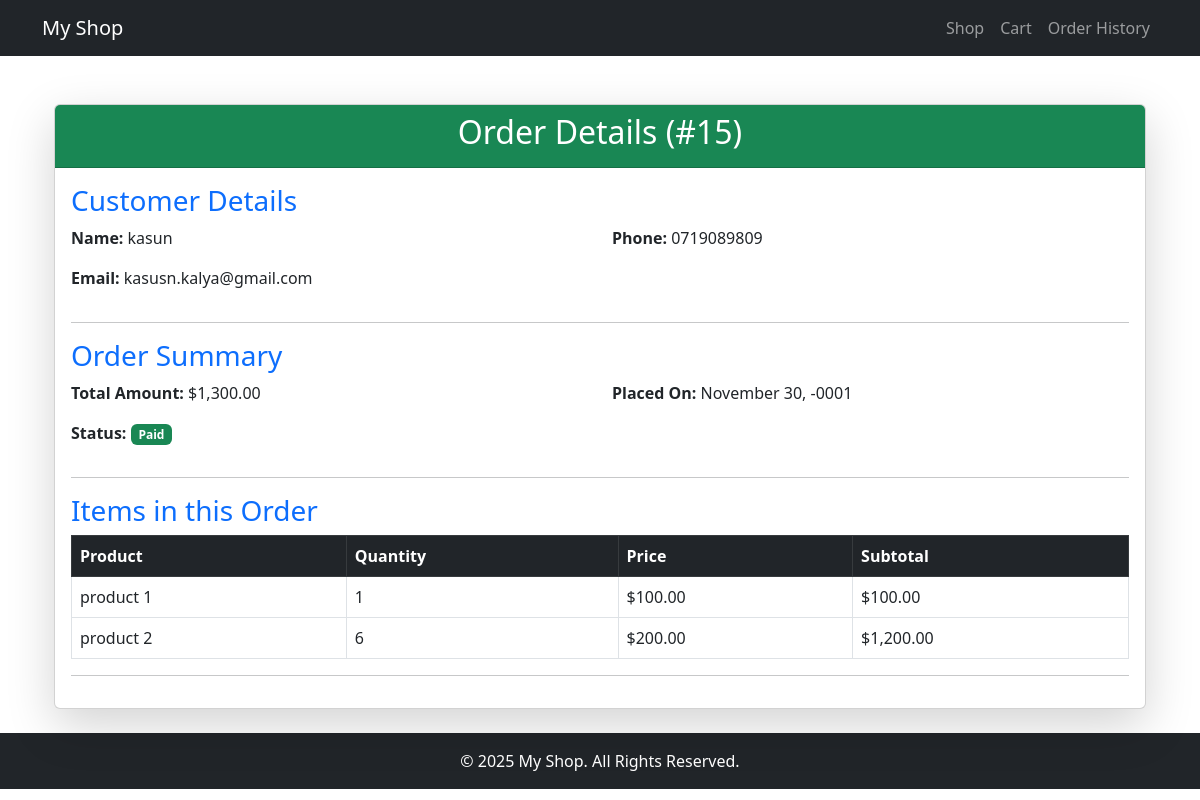
The app's page /?page=details&id=15 with its own data.
### tables this page shows
CREATE TABLE IF NOT EXISTS `orders` (
  `id` int NOT NULL AUTO_INCREMENT,
  `customer_id` int NOT NULL,
  `status` int NOT NULL,
  `total` decimal(10,0) NOT NULL,
  `created_at` timestamp NOT NULL,
  PRIMARY KEY (`id`),
  KEY `customer_id` (`customer_id`),
  KEY `customer_id_2` (`customer_id`)
);

CREATE TABLE IF NOT EXISTS `customers` (
  `id` int NOT NULL AUTO_INCREMENT,
  `name` varchar(225) NOT NULL,
  `email` varchar(255) NOT NULL,
  `phone` varchar(20) NOT NULL,
  `address` text NOT NULL,
  `city` varchar(100) NOT NULL,
  `state` varchar(100) NOT NULL,
  `country` varchar(3) NOT NULL,
  `zip` varchar(20) NOT NULL,
  `created_at` timestamp NOT NULL,
  `shipping_name` varchar(200) NOT NULL,
  `shipping_address` text NOT NULL,
  `shipping_city` varchar(200) NOT NULL,
  `shipping_country` varchar(200) NOT NULL,
  `shipping_state` varchar(200) NOT NULL,
  `shipping_areacode` varchar(20) NOT NULL,
  `updated_at` timestamp NULL DEFAULT NULL,
  PRIMARY KEY (`id`)
);

CREATE TABLE IF NOT EXISTS `order_items` (
  `id` int NOT NULL AUTO_INCREMENT,
  `order_id` int NOT NULL,
  `product_id` int NOT NULL,
  `quantity` int NOT NULL,
  `price` decimal(10,0) NOT NULL,
  PRIMARY KEY (`id`),
  KEY `order_id` (`order_id`),
  KEY `product_id` (`product_id`)
);

CREATE TABLE IF NOT EXISTS `products` (
  `id` int NOT NULL AUTO_INCREMENT,
  `name` varchar(100) NOT NULL,
  `price` decimal(10,0) NOT NULL,
  `description` text NOT NULL,
  PRIMARY KEY (`id`)
);

### app/controllers/OrderController.php (called while the page is built, shortened)
<?php
require 'app/models/Order.php';
class OrderController {
    public function show($orderId) {
        $orderModel = new Order();
        $order = $orderModel->getOrderDetails($orderId);
        require 'app/views/orders/order_details.php';
    }
}
?>

### index.php (called while the page is built, shortened)
<?php
require 'app/core/Database.php';
$router = new Router();
$router->route();
?>

### app/core/Database.php (called while the page is built, shortened)
<?php
class Database {
    private static $instance = null;
    private $conn;
    private function __construct() {
        $this->conn = new mysqli(DB_HOST, DB_USER, DB_PASS, DB_NAME);
    }
    public static function getInstance() {
        if (!self::$instance) {
            self::$instance = new Database();
        }
        return self::$instance;
    }
    public function getConnection() {
        return $this->conn;
    }
}
?>

### app/models/Order.php (called while the page is built, shortened)
<?php
class Order {
    private $db;
    public function __construct() {
        $this->db = Database::getInstance()->getConnection();
    }
    public function getOrderDetails($orderId) {
        $stmt = $this->db->prepare("
            SELECT
                o.id AS order_id,
                o.total,
                o.status,
                o.created_at,
                c.id AS customer_id,
                c.name,
                c.email,
                c.phone,
                c.address,
                c.city,
                c.state,
                c.country,
                c.zip,
                c.shipping_name,
                c.shipping_address,
                c.shipping_city,
                c.shipping_state,
                c.shipping_country,
                c.shipping_areacode
            FROM orders o
            JOIN customers c ON o.customer_id = c.id
            WHERE o.id = ?
        ");
        $stmt->bind_param("i", $orderId);
        $stmt->execute();
        $result = $stmt->get_result();
        $order = $result->fetch_assoc();
        if ($order) {
            $order['items'] = $this->getOrderItems($orderId);
        }
        return $order;
    }
    public function getOrderItems($orderId) {
        $stmt = $this->db->prepare("
            SELECT
                oi.product_id,
                p.name AS product_name,
                oi.quantity,
                oi.price,
                (oi.quantity * oi.price) AS subtotal
            FROM order_items oi
            JOIN products p ON oi.product_id = p.id
            WHERE oi.order_id = ?
        ");
        $stmt->bind_param("i", $orderId);
        $stmt->execute();
        $result = $stmt->get_result();
        $items = [];
        while ($row = $result->fetch_assoc()) {
            $items[] = $row;
        }
        return $items;
    }
}
?>

### app/views/orders/order_details.php (the view, shortened to what this page needs)
<div class="container mt-5">
    <div class="card shadow-lg">
        <div class="card-header bg-success text-white text-center">
            <h2>Order Details (#<?= $order['order_id']; ?>)</h2>
        </div>
        <div class="card-body">
            <h3 class="text-primary">Customer Details</h3>
            <div class="row">
                <div class="col-md-6">
                    <p><strong>Name:</strong> <?= htmlspecialchars($order['name']); ?></p>
                    <p><strong>Email:</strong> <?= htmlspecialchars($order['email']); ?></p>
                </div>
                <div class="col-md-6">
                    <p><strong>Phone:</strong> <?= htmlspecialchars($order['phone']); ?></p>
                </div>
            </div>
            <hr>
            <h3 class="text-primary">Order Summary</h3>
            <div class="row">
                <div class="col-md-6">
                    <p><strong>Total Amount:</strong> $<?= number_format($order['total'], 2); ?></p>
                    <p><strong>Status:</strong>
                        <span class="badge bg-<?= ($order['status'] == '1') ? 'success' : 'warning'; ?>">
                            <?php
                            if($order['status'] ==1){
                                echo 'Paid';
                            }elseif($order['status'] ==2){
                                echo 'Refund Requested';
                            }else{
                                echo 'Pending Payments';
                            }
                            ?>
                        </span>
                    </p>
                </div>
                <div class="col-md-6">
                    <p><strong>Placed On:</strong> <?= date('F j, Y', strtotime($order['created_at'])); ?></p>
                </div>
            </div>
            <hr>
            <h3 class="text-primary">Items in this Order</h3>
            <table class="table table-bordered table-hover">
                <thead class="table-dark">
                    <tr>
                        <th>Product</th>
                        <th>Quantity</th>
                        <th>Price</th>
                        <th>Subtotal</th>
                    </tr>
                </thead>
                <tbody>
                    <?php foreach ($order['items'] as $item): ?>
                    <tr>
                        <td><?= htmlspecialchars($item['product_name']); ?></td>
                        <td><?= $item['quantity']; ?></td>
                        <td>$<?= number_format($item['price'], 2); ?></td>
                        <td>$<?= number_format($item['quantity'] * $item['price'], 2); ?></td>
                    </tr>
                    <?php endforeach; ?>
                </tbody>
            </table>
            <hr>
        </div>
    </div>
</div>
<?php
include __DIR__ . "/../layout/layout.php";
?>

### records on screen
orders: id "15", customer.name "kasun", customer.email "kasusn.kalya@gmail.com", customer.phone "0719089809", total "1,300.00", created_at "November 30, -0001"
order_items: product.name "product 1", quantity "1", price "100.00", $item['quantity'] * $item['price'] "100.00"
order_items: product.name "product 2", quantity "6", price "200.00", $item['quantity'] * $item['price'] "1,200.00"
